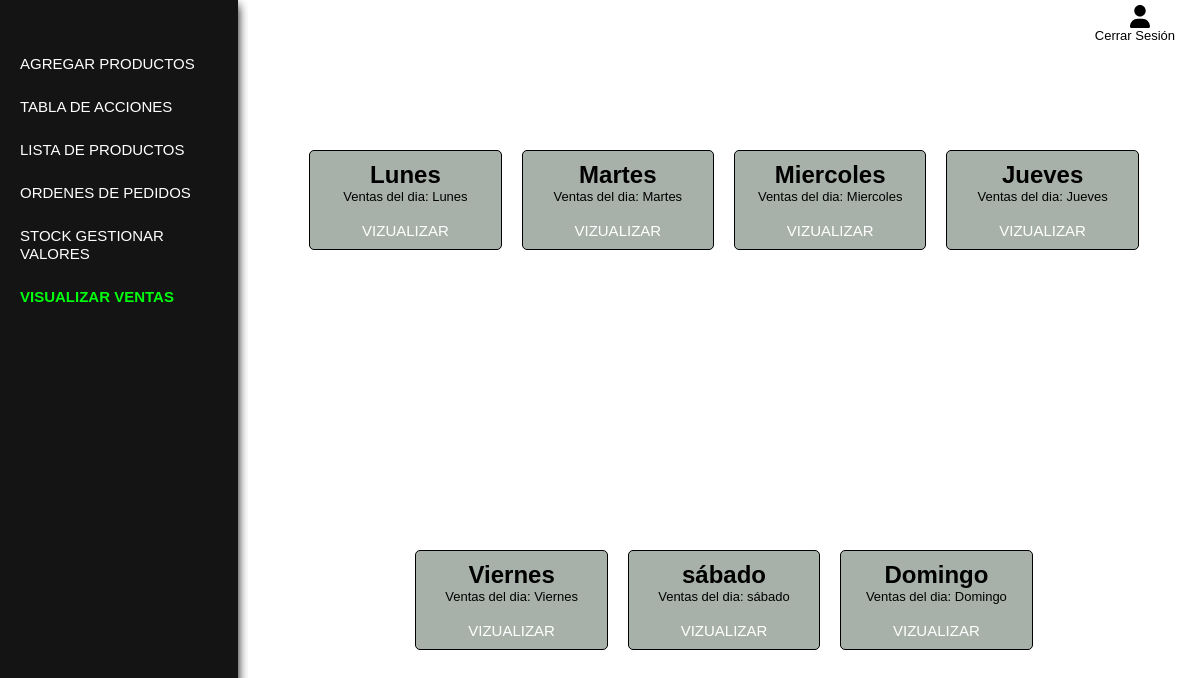
The page /vista/V-admin-ventas.php (signed in) on the database its author committed.
### tables this page shows
CREATE TABLE IF NOT EXISTS `day` (
  `id_day` int(11) NOT NULL AUTO_INCREMENT,
  `name_day` varchar(10) NOT NULL,
  PRIMARY KEY (`id_day`)
);

### Modelo/conexion.php (called while the page is built, shortened)
<?php
class conexion{
    private $servidor="localhost";
    private $usuario="root";
    private $contrasenia="";
    private $conexion;
    public function __construct(){
        try{
            $this->conexion= new PDO("mysql:host=$this->servidor;dbname=shop_db",$this->usuario,$this->contrasenia);
            $this->conexion->setAttribute(PDO::ATTR_ERRMODE,PDO::ERRMODE_EXCEPTION);
        }catch( PDOException $e){
        return "falla de conexion".$e;
        }
    }
    public function consultar($sql){
        $sentencia=$this->conexion->prepare($sql);
        $sentencia->execute();
        return $sentencia->fetchAll();
    }
}
?>

### controlador/C-admin-view-day.php (called while the page is built)
<?php
    include('../Modelo/conexion.php');
    $objconexion = new conexion();
    $days = $objconexion->consultar("SELECT * FROM `day`");
?>

### vista/V-admin-ventas.php (the view, shortened to what this page needs)
<?php
include ("../controlador/C-admin-view-day.php");
?>
<!DOCTYPE html>
<html lang="en">
<head>
    <link rel="stylesheet" href="../CSS/admin-style.css">
</head>
<body>
    <div class="cont-dashboard">
        <div class="con-cerrar">
            <div class="con-user">
                <img src="../IMG/user-solid (1).svg" alt="">
                <a href="../controlador/C-admin-cerrar.php">Cerrar sesión</a>
            </div>
        </div>
        <nav>
            <ul>
                <li><a href="./V-admin-insertar.php">Agregar productos</a></li>
                <li><a href="./V-admin-table.php">Tabla de acciones</a></li>
                <li><a href="./V-admin-listado.php">Lista de productos</a></li>
                <li><a href="./V-admin-ordenes.php">Ordenes de pedidos</a></li>
                <li><a href="./V-admin-gestionar-valores.php">stock Gestionar valores</a></li>
                <li><a class="activo" href="#">Visualizar ventas</a></li>
            </ul>
        </nav>
        <section>
                <?php foreach($days as $result) { ?>
                    <div class="cont-days">
                        <h1><?php echo $result['name_day'] ?></h1>
                        <p>Ventas del dia: <?php echo $result['name_day'] ?></p><br>
                        <a  class="btn btn-success" href="./V-admin-days.php?days=<?php echo $result['id_day'] ?>">Vizualizar</a>
                    </div>
                <?php } ?>
        </section>
    </div>
</body>
</html>

### CSS/admin-style.css (style rules this page uses)
* { margin: 0; padding: 0; font-family: Arial, Helvetica, sans-serif; }
img { width: 100px; }
.cont-dashboard { display: flex; gap: 10px; }
nav { height: 100vh; width: 20%; background-color: rgb(20, 20, 20); box-shadow: 0 5px 10px rgb(0, 0, 0); }
ul { margin: 50px 0; }
li { list-style: none; margin: 15px 0; padding: 5px 20px; transition: .5s; }
a { text-decoration: none; font-size: 15px; color: rgb(255, 255, 255); font-weight: 500; text-transform: uppercase; }
.activo { color: rgb(0, 255, 13); font-weight: bold; }
section { height: 100vh; width: 80%; background-color: rgb(255, 255, 255); display: flex; justify-content: center; align-items: center; flex-wrap: wrap; overflow: auto; position: relative; }
p { text-align: justify; font-size: 13px; }
.con-cerrar { position: absolute; width: 100%; background: transparent; top: 0; z-index: 10; }
.con-user { background-color: transparent; display: flex; flex-direction: column; justify-content: center; align-items: center; width: 100%; }
.con-user img { width: 20px; display: block; align-self: flex-end; padding-right: 50px; padding-top: 5px; }
.con-user a { color: black; text-transform: capitalize; font-size: 13px; align-self: flex-end; padding-right: 25px; }

### vista/V-admin-ventas.php (style rules this page uses)
.cont-days { margin: 10px; border: solid black 1px; border-radius: 5px; display: flex; justify-content: center; align-items: center; background-color: #A7B1AA; flex-direction: column; width: 20%; padding: 10px 0; }

### rows shown on the page
day: name_day "Lunes"
day: name_day "Martes"
day: name_day "Miercoles"
day: name_day "Jueves"
day: name_day "Viernes"
day: name_day "sábado"
day: name_day "Domingo"
